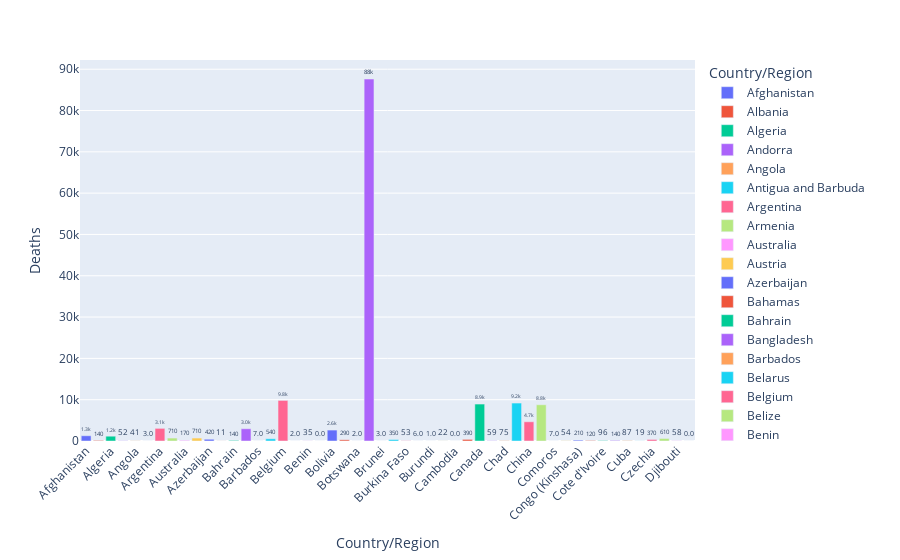

Notebook cell for this chart:
### Markdown cell above
## Deaths in first 50 countries

### Code cell
import plotly.graph_objects as go


# Display death due to covid data for various countries 
fig = px.bar(country_wise.head(50), y='Deaths', x='Country/Region', text='Deaths', color='Country/Region')
# Put bar total value above bars with 2 values of precision
fig.update_traces(texttemplate='%{text:.2s}', textposition='outside')
# Set fontsize and uniformtext_mode='hide' says to hide the text if it won't fit
fig.update_layout(uniformtext_minsize=8)
# Rotate labels 45 degrees
fig.update_layout(xaxis_tickangle=-45)
fig

### Figure 1 — Plotly figure (JSON) as saved in the notebook; plotly's stock layout.template omitted (floating-point values rounded to 4 significant figures)
{"data": [{"alignmentgroup": "True", "hovertemplate": "Country/Region=%{x}<br>Deaths=%{text}<extra></extra>", "legendgroup": "Afghanistan", "marker": {"color": "#636efa", "pattern": {"shape": ""}}, "name": "Afghanistan", "offsetgroup": "Afghanistan", "orientation": "v", "showlegend": true, "text": [1269], "textposition": "outside", "texttemplate": "%{text:.2s}", "type": "bar", "x": ["Afghanistan"], "xaxis": "x", "y": [1269], "yaxis": "y"}, {"alignmentgroup": "True", "hovertemplate": "Country/Region=%{x}<br>Deaths=%{text}<extra></extra>", "legendgroup": "Albania", "marker": {"color": "#EF553B", "pattern": {"shape": ""}}, "name": "Albania", "offsetgroup": "Albania", "orientation": "v", "showlegend": true, "text": [144], "textposition": "outside", "texttemplate": "%{text:.2s}", "type": "bar", "x": ["Albania"], "xaxis": "x", "y": [144], "yaxis": "y"}, {"alignmentgroup": "True", "hovertemplate": "Country/Region=%{x}<br>Deaths=%{text}<extra></extra>", "legendgroup": "Algeria", "marker": {"color": "#00cc96", "pattern": {"shape": ""}}, "name": "Algeria", "offsetgroup": "Algeria", "orientation": "v", "showlegend": true, "text": [1163], "textposition": "outside", "texttemplate": "%{text:.2s}", "type": "bar", "x": ["Algeria"], "xaxis": "x", "y": [1163], "yaxis": "y"}, {"alignmentgroup": "True", "hovertemplate": "Country/Region=%{x}<br>Deaths=%{text}<extra></extra>", "legendgroup": "Andorra", "marker": {"color": "#ab63fa", "pattern": {"shape": ""}}, "name": "Andorra", "offsetgroup": "Andorra", "orientation": "v", "showlegend": true, "text": [52], "textposition": "outside", "texttemplate": "%{text:.2s}", "type": "bar", "x": ["Andorra"], "xaxis": "x", "y": [52], "yaxis": "y"}, {"alignmentgroup": "True", "hovertemplate": "Country/Region=%{x}<br>Deaths=%{text}<extra></extra>", "legendgroup": "Angola", "marker": {"color": "#FFA15A", "pattern": {"shape": ""}}, "name": "Angola", "offsetgroup": "Angola", "orientation": "v", "showlegend": true, "text": [41], "textposition": "outside", "texttemplate": "%{text:.2s}", "type": "bar", "x": ["Angola"], "xaxis": "x", "y": [41], "yaxis": "y"}, {"alignmentgroup": "True", "hovertemplate": "Country/Region=%{x}<br>Deaths=%{text}<extra></extra>", "legendgroup": "Antigua and Barbuda", "marker": {"color": "#19d3f3", "pattern": {"shape": ""}}, "name": "Antigua and Barbuda", "offsetgroup": "Antigua and Barbuda", "orientation": "v", "showlegend": true, "text": [3], "textposition": "outside", "texttemplate": "%{text:.2s}", "type": "bar", "x": ["Antigua and Barbuda"], "xaxis": "x", "y": [3], "yaxis": "y"}, {"alignmentgroup": "True", "hovertemplate": "Country/Region=%{x}<br>Deaths=%{text}<extra></extra>", "legendgroup": "Argentina", "marker": {"color": "#FF6692", "pattern": {"shape": ""}}, "name": "Argentina", "offsetgroup": "Argentina", "orientation": "v", "showlegend": true, "text": [3059], "textposition": "outside", "texttemplate": "%{text:.2s}", "type": "bar", "x": ["Argentina"], "xaxis": "x", "y": [3059], "yaxis": "y"}, {"alignmentgroup": "True", "hovertemplate": "Country/Region=%{x}<br>Deaths=%{text}<extra></extra>", "legendgroup": "Armenia", "marker": {"color": "#B6E880", "pattern": {"shape": ""}}, "name": "Armenia", "offsetgroup": "Armenia", "orientation": "v", "showlegend": true, "text": [711], "textposition": "outside", "texttemplate": "%{text:.2s}", "type": "bar", "x": ["Armenia"], "xaxis": "x", "y": [711], "yaxis": "y"}, {"alignmentgroup": "True", "hovertemplate": "Country/Region=%{x}<br>Deaths=%{text}<extra></extra>", "legendgroup": "Australia", "marker": {"color": "#FF97FF", "pattern": {"shape": ""}}, "name": "Australia", "offsetgroup": "Australia", "orientation": "v", "showlegend": true, "text": [167], "textposition": "outside", "texttemplate": "%{text:.2s}", "type": "bar", "x": ["Australia"], "xaxis": "x", "y": [167], "yaxis": "y"}, {"alignmentgroup": "True", "hovertemplate": "Country/Region=%{x}<br>Deaths=%{text}<extra></extra>", "legendgroup": "Austria", "marker": {"color": "#FECB52", "pattern": {"shape": ""}}, "name": "Austria", "offsetgroup": "Austria", "orientation": "v", "showlegend": true, "text": [713], "textposition": "outside", "texttemplate": "%{text:.2s}", "type": "bar", "x": ["Austria"], "xaxis": "x", "y": [713], "yaxis": "y"}, {"alignmentgroup": "True", "hovertemplate": "Country/Region=%{x}<br>Deaths=%{text}<extra></extra>", "legendgroup": "Azerbaijan", "marker": {"color": "#636efa", "pattern": {"shape": ""}}, "name": "Azerbaijan", "offsetgroup": "Azerbaijan", "orientation": "v", "showlegend": true, "text": [423], "textposition": "outside", "texttemplate": "%{text:.2s}", "type": "bar", "x": ["Azerbaijan"], "xaxis": "x", "y": [423], "yaxis": "y"}, {"alignmentgroup": "True", "hovertemplate": "Country/Region=%{x}<br>Deaths=%{text}<extra></extra>", "legendgroup": "Bahamas", "marker": {"color": "#EF553B", "pattern": {"shape": ""}}, "name": "Bahamas", "offsetgroup": "Bahamas", "orientation": "v", "showlegend": true, "text": [11], "textposition": "outside", "texttemplate": "%{text:.2s}", "type": "bar", "x": ["Bahamas"], "xaxis": "x", "y": [11], "yaxis": "y"}, {"alignmentgroup": "True", "hovertemplate": "Country/Region=%{x}<br>Deaths=%{text}<extra></extra>", "legendgroup": "Bahrain", "marker": {"color": "#00cc96", "pattern": {"shape": ""}}, "name": "Bahrain", "offsetgroup": "Bahrain", "orientation": "v", "showlegend": true, "text": [141], "textposition": "outside", "texttemplate": "%{text:.2s}", "type": "bar", "x": ["Bahrain"], "xaxis": "x", "y": [141], "yaxis": "y"}, {"alignmentgroup": "True", "hovertemplate": "Country/Region=%{x}<br>Deaths=%{text}<extra></extra>", "legendgroup": "Bangladesh", "marker": {"color": "#ab63fa", "pattern": {"shape": ""}}, "name": "Bangladesh", "offsetgroup": "Bangladesh", "orientation": "v", "showlegend": true, "text": [2965], "textposition": "outside", "texttemplate": "%{text:.2s}", "type": "bar", "x": ["Bangladesh"], "xaxis": "x", "y": [2965], "yaxis": "y"}, {"alignmentgroup": "True", "hovertemplate": "Country/Region=%{x}<br>Deaths=%{text}<extra></extra>", "legendgroup": "Barbados", "marker": {"color": "#FFA15A", "pattern": {"shape": ""}}, "name": "Barbados", "offsetgroup": "Barbados", "orientation": "v", "showlegend": true, "text": [7], "textposition": "outside", "texttemplate": "%{text:.2s}", "type": "bar", "x": ["Barbados"], "xaxis": "x", "y": [7], "yaxis": "y"}, {"alignmentgroup": "True", "hovertemplate": "Country/Region=%{x}<br>Deaths=%{text}<extra></extra>", "legendgroup": "Belarus", "marker": {"color": "#19d3f3", "pattern": {"shape": ""}}, "name": "Belarus", "offsetgroup": "Belarus", "orientation": "v", "showlegend": true, "text": [538], "textposition": "outside", "texttemplate": "%{text:.2s}", "type": "bar", "x": ["Belarus"], "xaxis": "x", "y": [538], "yaxis": "y"}, {"alignmentgroup": "True", "hovertemplate": "Country/Region=%{x}<br>Deaths=%{text}<extra></extra>", "legendgroup": "Belgium", "marker": {"color": "#FF6692", "pattern": {"shape": ""}}, "name": "Belgium", "offsetgroup": "Belgium", "orientation": "v", "showlegend": true, "text": [9822], "textposition": "outside", "texttemplate": "%{text:.2s}", "type": "bar", "x": ["Belgium"], "xaxis": "x", "y": [9822], "yaxis": "y"}, {"alignmentgroup": "True", "hovertemplate": "Country/Region=%{x}<br>Deaths=%{text}<extra></extra>", "legendgroup": "Belize", "marker": {"color": "#B6E880", "pattern": {"shape": ""}}, "name": "Belize", "offsetgroup": "Belize", "orientation": "v", "showlegend": true, "text": [2], "textposition": "outside", "texttemplate": "%{text:.2s}", "type": "bar", "x": ["Belize"], "xaxis": "x", "y": [2], "yaxis": "y"}, {"alignmentgroup": "True", "hovertemplate": "Country/Region=%{x}<br>Deaths=%{text}<extra></extra>", "legendgroup": "Benin", "marker": {"color": "#FF97FF", "pattern": {"shape": ""}}, "name": "Benin", "offsetgroup": "Benin", "orientation": "v", "showlegend": true, "text": [35], "textposition": "outside", "texttemplate": "%{text:.2s}", "type": "bar", "x": ["Benin"], "xaxis": "x", "y": [35], "yaxis": "y"}, {"alignmentgroup": "True", "hovertemplate": "Country/Region=%{x}<br>Deaths=%{text}<extra></extra>", "legendgroup": "Bhutan", "marker": {"color": "#FECB52", "pattern": {"shape": ""}}, "name": "Bhutan", "offsetgroup": "Bhutan", "orientation": "v", "showlegend": true, "text": [0], "textposition": "outside", "texttemplate": "%{text:.2s}", "type": "bar", "x": ["Bhutan"], "xaxis": "x", "y": [0], "yaxis": "y"}, {"alignmentgroup": "True", "hovertemplate": "Country/Region=%{x}<br>Deaths=%{text}<extra></extra>", "legendgroup": "Bolivia", "marker": {"color": "#636efa", "pattern": {"shape": ""}}, "name": "Bolivia", "offsetgroup": "Bolivia", "orientation": "v", "showlegend": true, "text": [2647], "textposition": "outside", "texttemplate": "%{text:.2s}", "type": "bar", "x": ["Bolivia"], "xaxis": "x", "y": [2647], "yaxis": "y"}, {"alignmentgroup": "True", "hovertemplate": "Country/Region=%{x}<br>Deaths=%{text}<extra></extra>", "legendgroup": "Bosnia and Herzegovina", "marker": {"color": "#EF553B", "pattern": {"shape": ""}}, "name": "Bosnia and Herzegovina", "offsetgroup": "Bosnia and Herzegovina", "orientation": "v", "showlegend": true, "text": [294], "textposition": "outside", "texttemplate": "%{text:.2s}", "type": "bar", "x": ["Bosnia and Herzegovina"], "xaxis": "x", "y": [294], "yaxis": "y"}, {"alignmentgroup": "True", "hovertemplate": "Country/Region=%{x}<br>Deaths=%{text}<extra></extra>", "legendgroup": "Botswana", "marker": {"color": "#00cc96", "pattern": {"shape": ""}}, "name": "Botswana", "offsetgroup": "Botswana", "orientation": "v", "showlegend": true, "text": [2], "textposition": "outside", "texttemplate": "%{text:.2s}", "type": "bar", "x": ["Botswana"], "xaxis": "x", "y": [2], "yaxis": "y"}, {"alignmentgroup": "True", "hovertemplate": "Country/Region=%{x}<br>Deaths=%{text}<extra></extra>", "legendgroup": "Brazil", "marker": {"color": "#ab63fa", "pattern": {"shape": ""}}, "name": "Brazil", "offsetgroup": "Brazil", "orientation": "v", "showlegend": true, "text": [87618], "textposition": "outside", "texttemplate": "%{text:.2s}", "type": "bar", "x": ["Brazil"], "xaxis": "x", "y": [87618], "yaxis": "y"}, {"alignmentgroup": "True", "hovertemplate": "Country/Region=%{x}<br>Deaths=%{text}<extra></extra>", "legendgroup": "Brunei", "marker": {"color": "#FFA15A", "pattern": {"shape": ""}}, "name": "Brunei", "offsetgroup": "Brunei", "orientation": "v", "showlegend": true, "text": [3], "textposition": "outside", "texttemplate": "%{text:.2s}", "type": "bar", "x": ["Brunei"], "xaxis": "x", "y": [3], "yaxis": "y"}, {"alignmentgroup": "True", "hovertemplate": "Country/Region=%{x}<br>Deaths=%{text}<extra></extra>", "legendgroup": "Bulgaria", "marker": {"color": "#19d3f3", "pattern": {"shape": ""}}, "name": "Bulgaria", "offsetgroup": "Bulgaria", "orientation": "v", "showlegend": true, "text": [347], "textposition": "outside", "texttemplate": "%{text:.2s}", "type": "bar", "x": ["Bulgaria"], "xaxis": "x", "y": [347], "yaxis": "y"}, {"alignmentgroup": "True", "hovertemplate": "Country/Region=%{x}<br>Deaths=%{text}<extra></extra>", "legendgroup": "Burkina Faso", "marker": {"color": "#FF6692", "pattern": {"shape": ""}}, "name": "Burkina Faso", "offsetgroup": "Burkina Faso", "orientation": "v", "showlegend": true, "text": [53], "textposition": "outside", "texttemplate": "%{text:.2s}", "type": "bar", "x": ["Burkina Faso"], "xaxis": "x", "y": [53], "yaxis": "y"}, {"alignmentgroup": "True", "hovertemplate": "Country/Region=%{x}<br>Deaths=%{text}<extra></extra>", "legendgroup": "Burma", "marker": {"color": "#B6E880", "pattern": {"shape": ""}}, "name": "Burma", "offsetgroup": "Burma", "orientation": "v", "showlegend": true, "text": [6], "textposition": "outside", "texttemplate": "%{text:.2s}", "type": "bar", "x": ["Burma"], "xaxis": "x", "y": [6], "yaxis": "y"}, {"alignmentgroup": "True", "hovertemplate": "Country/Region=%{x}<br>Deaths=%{text}<extra></extra>", "legendgroup": "Burundi", "marker": {"color": "#FF97FF", "pattern": {"shape": ""}}, "name": "Burundi", "offsetgroup": "Burundi", "orientation": "v", "showlegend": true, "text": [1], "textposition": "outside", "texttemplate": "%{text:.2s}", "type": "bar", "x": ["Burundi"], "xaxis": "x", "y": [1], "yaxis": "y"}, {"alignmentgroup": "True", "hovertemplate": "Country/Region=%{x}<br>Deaths=%{text}<extra></extra>", "legendgroup": "Cabo Verde", "marker": {"color": "#FECB52", "pattern": {"shape": ""}}, "name": "Cabo Verde", "offsetgroup": "Cabo Verde", "orientation": "v", "showlegend": true, "text": [22], "textposition": "outside", "texttemplate": "%{text:.2s}", "type": "bar", "x": ["Cabo Verde"], "xaxis": "x", "y": [22], "yaxis": "y"}, {"alignmentgroup": "True", "hovertemplate": "Country/Region=%{x}<br>Deaths=%{text}<extra></extra>", "legendgroup": "Cambodia", "marker": {"color": "#636efa", "pattern": {"shape": ""}}, "name": "Cambodia", "offsetgroup": "Cambodia", "orientation": "v", "showlegend": true, "text": [0], "textposition": "outside", "texttemplate": "%{text:.2s}", "type": "bar", "x": ["Cambodia"], "xaxis": "x", "y": [0], "yaxis": "y"}, {"alignmentgroup": "True", "hovertemplate": "Country/Region=%{x}<br>Deaths=%{text}<extra></extra>", "legendgroup": "Cameroon", "marker": {"color": "#EF553B", "pattern": {"shape": ""}}, "name": "Cameroon", "offsetgroup": "Cameroon", "orientation": "v", "showlegend": true, "text": [391], "textposition": "outside", "texttemplate": "%{text:.2s}", "type": "bar", "x": ["Cameroon"], "xaxis": "x", "y": [391], "yaxis": "y"}, {"alignmentgroup": "True", "hovertemplate": "Country/Region=%{x}<br>Deaths=%{text}<extra></extra>", "legendgroup": "Canada", "marker": {"color": "#00cc96", "pattern": {"shape": ""}}, "name": "Canada", "offsetgroup": "Canada", "orientation": "v", "showlegend": true, "text": [8944], "textposition": "outside", "texttemplate": "%{text:.2s}", "type": "bar", "x": ["Canada"], "xaxis": "x", "y": [8944], "yaxis": "y"}, {"alignmentgroup": "True", "hovertemplate": "Country/Region=%{x}<br>Deaths=%{text}<extra></extra>", "legendgroup": "Central African Republic", "marker": {"color": "#ab63fa", "pattern": {"shape": ""}}, "name": "Central African Republic", "offsetgroup": "Central African Republic", "orientation": "v", "showlegend": true, "text": [59], "textposition": "outside", "texttemplate": "%{text:.2s}", "type": "bar", "x": ["Central African Republic"], "xaxis": "x", "y": [59], "yaxis": "y"}, {"alignmentgroup": "True", "hovertemplate": "Country/Region=%{x}<br>Deaths=%{text}<extra></extra>", "legendgroup": "Chad", "marker": {"color": "#FFA15A", "pattern": {"shape": ""}}, "name": "Chad", "offsetgroup": "Chad", "orientation": "v", "showlegend": true, "text": [75], "textposition": "outside", "texttemplate": "%{text:.2s}", "type": "bar", "x": ["Chad"], "xaxis": "x", "y": [75], "yaxis": "y"}, {"alignmentgroup": "True", "hovertemplate": "Country/Region=%{x}<br>Deaths=%{text}<extra></extra>", "legendgroup": "Chile", "marker": {"color": "#19d3f3", "pattern": {"shape": ""}}, "name": "Chile", "offsetgroup": "Chile", "orientation": "v", "showlegend": true, "text": [9187], "textposition": "outside", "texttemplate": "%{text:.2s}", "type": "bar", "x": ["Chile"], "xaxis": "x", "y": [9187], "yaxis": "y"}, {"alignmentgroup": "True", "hovertemplate": "Country/Region=%{x}<br>Deaths=%{text}<extra></extra>", "legendgroup": "China", "marker": {"color": "#FF6692", "pattern": {"shape": ""}}, "name": "China", "offsetgroup": "China", "orientation": "v", "showlegend": true, "text": [4656], "textposition": "outside", "texttemplate": "%{text:.2s}", "type": "bar", "x": ["China"], "xaxis": "x", "y": [4656], "yaxis": "y"}, {"alignmentgroup": "True", "hovertemplate": "Country/Region=%{x}<br>Deaths=%{text}<extra></extra>", "legendgroup": "Colombia", "marker": {"color": "#B6E880", "pattern": {"shape": ""}}, "name": "Colombia", "offsetgroup": "Colombia", "orientation": "v", "showlegend": true, "text": [8777], "textposition": "outside", "texttemplate": "%{text:.2s}", "type": "bar", "x": ["Colombia"], "xaxis": "x", "y": [8777], "yaxis": "y"}, {"alignmentgroup": "True", "hovertemplate": "Country/Region=%{x}<br>Deaths=%{text}<extra></extra>", "legendgroup": "Comoros", "marker": {"color": "#FF97FF", "pattern": {"shape": ""}}, "name": "Comoros", "offsetgroup": "Comoros", "orientation": "v", "showlegend": true, "text": [7], "textposition": "outside", "texttemplate": "%{text:.2s}", "type": "bar", "x": ["Comoros"], "xaxis": "x", "y": [7], "yaxis": "y"}, {"alignmentgroup": "True", "hovertemplate": "Country/Region=%{x}<br>Deaths=%{text}<extra></extra>", "legendgroup": "Congo (Brazzaville)", "marker": {"color": "#FECB52", "pattern": {"shape": ""}}, "name": "Congo (Brazzaville)", "offsetgroup": "Congo (Brazzaville)", "orientation": "v", "showlegend": true, "text": [54], "textposition": "outside", "texttemplate": "%{text:.2s}", "type": "bar", "x": ["Congo (Brazzaville)"], "xaxis": "x", "y": [54], "yaxis": "y"}, {"alignmentgroup": "True", "hovertemplate": "Country/Region=%{x}<br>Deaths=%{text}<extra></extra>", "legendgroup": "Congo (Kinshasa)", "marker": {"color": "#636efa", "pattern": {"shape": ""}}, "name": "Congo (Kinshasa)", "offsetgroup": "Congo (Kinshasa)", "orientation": "v", "showlegend": true, "text": [208], "textposition": "outside", "texttemplate": "%{text:.2s}", "type": "bar", "x": ["Congo (Kinshasa)"], "xaxis": "x", "y": [208], "yaxis": "y"}, {"alignmentgroup": "True", "hovertemplate": "Country/Region=%{x}<br>Deaths=%{text}<extra></extra>", "legendgroup": "Costa Rica", "marker": {"color": "#EF553B", "pattern": {"shape": ""}}, "name": "Costa Rica", "offsetgroup": "Costa Rica", "orientation": "v", "showlegend": true, "text": [115], "textposition": "outside", "texttemplate": "%{text:.2s}", "type": "bar", "x": ["Costa Rica"], "xaxis": "x", "y": [115], "yaxis": "y"}, {"alignmentgroup": "True", "hovertemplate": "Country/Region=%{x}<br>Deaths=%{text}<extra></extra>", "legendgroup": "Cote d'Ivoire", "marker": {"color": "#00cc96", "pattern": {"shape": ""}}, "name": "Cote d'Ivoire", "offsetgroup": "Cote d'Ivoire", "orientation": "v", "showlegend": true, "text": [96], "textposition": "outside", "texttemplate": "%{text:.2s}", "type": "bar", "x": ["Cote d'Ivoire"], "xaxis": "x", "y": [96], "yaxis": "y"}, {"alignmentgroup": "True", "hovertemplate": "Country/Region=%{x}<br>Deaths=%{text}<extra></extra>", "legendgroup": "Croatia", "marker": {"color": "#ab63fa", "pattern": {"shape": ""}}, "name": "Croatia", "offsetgroup": "Croatia", "orientation": "v", "showlegend": true, "text": [139], "textposition": "outside", "texttemplate": "%{text:.2s}", "type": "bar", "x": ["Croatia"], "xaxis": "x", "y": [139], "yaxis": "y"}, {"alignmentgroup": "True", "hovertemplate": "Country/Region=%{x}<br>Deaths=%{text}<extra></extra>", "legendgroup": "Cuba", "marker": {"color": "#FFA15A", "pattern": {"shape": ""}}, "name": "Cuba", "offsetgroup": "Cuba", "orientation": "v", "showlegend": true, "text": [87], "textposition": "outside", "texttemplate": "%{text:.2s}", "type": "bar", "x": ["Cuba"], "xaxis": "x", "y": [87], "yaxis": "y"}, {"alignmentgroup": "True", "hovertemplate": "Country/Region=%{x}<br>Deaths=%{text}<extra></extra>", "legendgroup": "Cyprus", "marker": {"color": "#19d3f3", "pattern": {"shape": ""}}, "name": "Cyprus", "offsetgroup": "Cyprus", "orientation": "v", "showlegend": true, "text": [19], "textposition": "outside", "texttemplate": "%{text:.2s}", "type": "bar", "x": ["Cyprus"], "xaxis": "x", "y": [19], "yaxis": "y"}, {"alignmentgroup": "True", "hovertemplate": "Country/Region=%{x}<br>Deaths=%{text}<extra></extra>", "legendgroup": "Czechia", "marker": {"color": "#FF6692", "pattern": {"shape": ""}}, "name": "Czechia", "offsetgroup": "Czechia", "orientation": "v", "showlegend": true, "text": [373], "textposition": "outside", "texttemplate": "%{text:.2s}", "type": "bar", "x": ["Czechia"], "xaxis": "x", "y": [373], "yaxis": "y"}, {"alignmentgroup": "True", "hovertemplate": "Country/Region=%{x}<br>Deaths=%{text}<extra></extra>", "legendgroup": "Denmark", "marker": {"color": "#B6E880", "pattern": {"shape": ""}}, "name": "Denmark", "offsetgroup": "Denmark", "orientation": "v", "showlegend": true, "text": [613], "textposition": "outside", "texttemplate": "%{text:.2s}", "type": "bar", "x": ["Denmark"], "xaxis": "x", "y": [613], "yaxis": "y"}, {"alignmentgroup": "True", "hovertemplate": "Country/Region=%{x}<br>Deaths=%{text}<extra></extra>", "legendgroup": "Djibouti", "marker": {"color": "#FF97FF", "pattern": {"shape": ""}}, "name": "Djibouti", "offsetgroup": "Djibouti", "orientation": "v", "showlegend": true, "text": [58], "textposition": "outside", "texttemplate": "%{text:.2s}", "type": "bar", "x": ["Djibouti"], "xaxis": "x", "y": [58], "yaxis": "y"}, {"alignmentgroup": "True", "hovertemplate": "Country/Region=%{x}<br>Deaths=%{text}<extra></extra>", "legendgroup": "Dominica", "marker": {"color": "#FECB52", "pattern": {"shape": ""}}, "name": "Dominica", "offsetgroup": "Dominica", "orientation": "v", "showlegend": true, "text": [0], "textposition": "outside", "texttemplate": "%{text:.2s}", "type": "bar", "x": ["Dominica"], "xaxis": "x", "y": [0], "yaxis": "y"}], "layout": {"barmode": "relative", "legend": {"title": {"text": "Country/Region"}, "tracegroupgap": 0}, "margin": {"t": 60}, "uniformtext": {"minsize": 8}, "xaxis": {"anchor": "y", "categoryarray": ["Afghanistan", "Albania", "Algeria", "Andorra", "Angola", "Antigua and Barbuda", "Argentina", "Armenia", "Australia", "Austria", "Azerbaijan", "Bahamas", "Bahrain", "Bangladesh", "Barbados", "Belarus", "Belgium", "Belize", "Benin", "Bhutan", "Bolivia", "Bosnia and Herzegovina", "Botswana", "Brazil", "Brunei", "Bulgaria", "Burkina Faso", "Burma", "Burundi", "Cabo Verde", "Cambodia", "Cameroon", "Canada", "Central African Republic", "Chad", "Chile", "China", "Colombia", "Comoros", "Congo (Brazzaville)", "Congo (Kinshasa)", "Costa Rica", "Cote d'Ivoire", "Croatia", "Cuba", "Cyprus", "Czechia", "Denmark", "Djibouti", "Dominica"], "categoryorder": "array", "domain": [0, 1], "tickangle": -45, "title": {"text": "Country/Region"}}, "yaxis": {"anchor": "x", "domain": [0, 1], "title": {"text": "Deaths"}}}}
